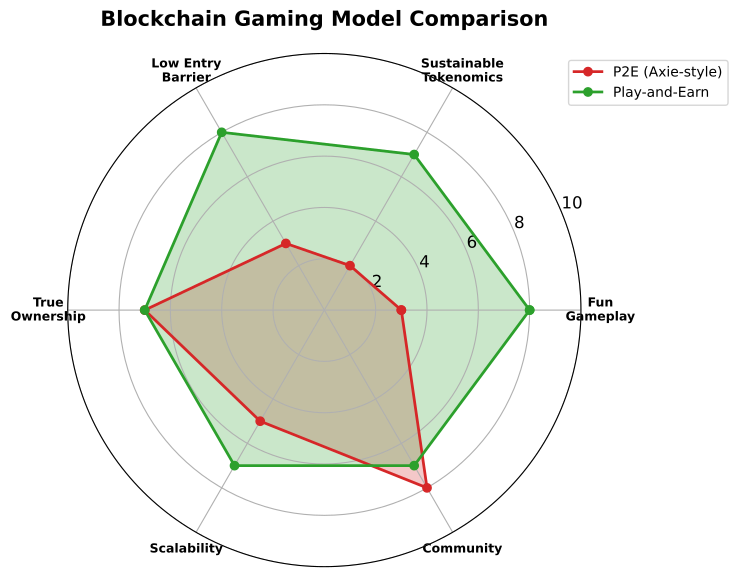

Write the Python code that produced this figure.
"""
Blockchain Gaming Sustainability Factors
Radar/spider chart comparing P2E vs Play-and-Earn models
"""

import matplotlib.pyplot as plt
import numpy as np
from pathlib import Path

CHART_METADATA = {
    'title': 'Gaming Sustainability',
    'url': 'https://github.com/Digital-AI-Finance/Blockchain_Crypto/tree/main/Module_C_NFTs_Digital_Assets/L26_Gaming_NFTs_Metaverse/charts/05_gaming_sustainability'
}

plt.rcParams.update({
    'font.size': 14,
    'axes.labelsize': 14,
    'axes.titlesize': 16,
    'xtick.labelsize': 12,
    'ytick.labelsize': 12,
    'legend.fontsize': 12,
    'figure.figsize': (10, 6),
    'figure.dpi': 150
})

MLPURPLE = '#3333B2'
MLBLUE = '#0066CC'
MLORANGE = '#FF7F0E'
MLGREEN = '#2CA02C'
MLRED = '#D62728'

fig, ax = plt.subplots(figsize=(10, 6), subplot_kw=dict(polar=True))

# Success factors
categories = ['Fun\nGameplay', 'Sustainable\nTokenomics', 'Low Entry\nBarrier',
              'True\nOwnership', 'Scalability', 'Community']
N = len(categories)

# Scores for different models (1-10)
p2e_axie = [3, 2, 3, 7, 5, 8]      # Axie-style P2E
play_and_earn = [8, 7, 8, 7, 7, 7]  # Play-and-Earn model

# Complete the radar by repeating first value
p2e_axie += p2e_axie[:1]
play_and_earn += play_and_earn[:1]

# Angles for each category
angles = [n / float(N) * 2 * np.pi for n in range(N)]
angles += angles[:1]

# Plot
ax.plot(angles, p2e_axie, 'o-', linewidth=2, label='P2E (Axie-style)', color=MLRED, markersize=6)
ax.fill(angles, p2e_axie, alpha=0.25, color=MLRED)

ax.plot(angles, play_and_earn, 'o-', linewidth=2, label='Play-and-Earn', color=MLGREEN, markersize=6)
ax.fill(angles, play_and_earn, alpha=0.25, color=MLGREEN)

# Set labels
ax.set_xticks(angles[:-1])
ax.set_xticklabels(categories, fontsize=14, fontweight='bold')
ax.set_ylim(0, 10)

ax.legend(loc='upper right', bbox_to_anchor=(1.3, 1), fontsize=14)

ax.set_title('Blockchain Gaming Model Comparison', fontweight='bold', fontsize=15, pad=20)
plt.tight_layout()

output_path = Path(__file__).parent / 'chart.pdf'
plt.savefig(output_path, bbox_inches='tight', dpi=300)
print(f"Chart saved to: {output_path.absolute()}")
plt.close()
